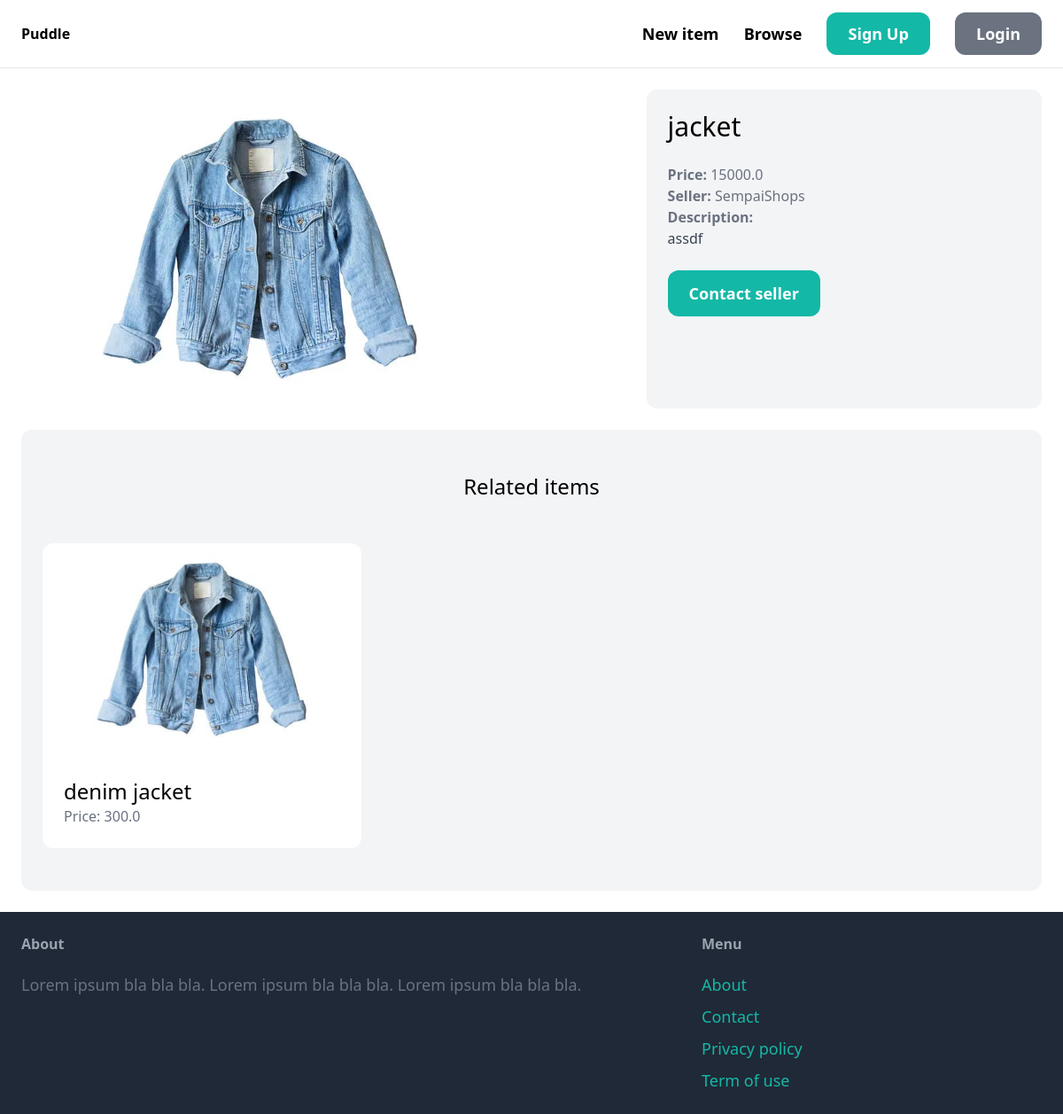
The page /items/7/ on the database its author committed.
### items/models.py (models this page shows, shortened)
class Items(models.Model):
    category = models.ForeignKey(Category, related_name='items', on_delete=models.CASCADE)
    name = models.CharField(max_length=255)
    description = models.TextField(blank=True, null=True)
    price = models.FloatField()
    image = models.ImageField(upload_to="item_images", blank=True, null=True)
    is_sold = models.BooleanField(default=False)
    created_by = models.ForeignKey(User, related_name='items', on_delete=models.CASCADE)
    created_at = models.DateTimeField(auto_now_add=True)
    class Meta:
        verbose_name_plural = "Items"

### items/views.py (the view)
# urls.py: path('<int:pk>/', views.detail, name='detail'),
def detail(request, pk):
    item = get_object_or_404(Items, pk=pk)
    related_items = Items.objects.filter(category=item.category, is_sold=False).exclude(pk=pk)[0:3]
    return render(request, 'item/detail.html', {
        'item': item,
        'related_items': related_items
    })

### items/templates/item/detail.html (shortened to what this page needs)
{% extends 'core/base.html' %}
{% block content %}
<div class="grid grid-cols-5 gap-6">
    <div class="col-span-3">
        <img src="{{ item.image.url }}" class="rounded-xl">
    </div>
    <div class="col-span-2 p-6 bg-gray-100 rounded-xl">
        <h1 class="mb-6 text-3xl">{{ item.name }}</h1>
        <p class="text-gray-500"><strong>Price: </strong>{{ item.price }}</p>
        <p class="text-gray-500"><strong>Seller: </strong>{{ item.created_by.username }}</p>
        {% if item.description %}
            <p class="text-gray-700">
                <strong class="text-gray-500">Description:</strong><br>
                {{ item.description }}
            </p>
        {% endif %}
        {% if request.user == item.created_by %}
            <div class="mt-6 p-6 bg-white rounded-xl">
                <p>This is your item!</p>
                <a href="{% url 'item:edit' item.id %}" class="inline-block mt-6 px-6 py-3 text-lg font-semibold bg-teal-500 text-white rounded-xl">Edit</a>
                <a href="{% url 'item:delete' item.id %}" class="inline-block mt-6 px-6 py-3 text-lg font-semibold bg-red-500 text-white rounded-xl">Delete</a>
            </div>
        {% else %}
            <a href="{% url 'conversation:new' item.id %}" class="inline-block mt-6 px-6 py-3 text-lg font-semibold bg-teal-500 text-white rounded-xl hover:bg-teal-700">Contact seller</a>
        {% endif %}
    </div>
</div>
<div class="mt-6 px-6 py-12 bg-gray-100 rounded-xl">
    <h2 class="mb-12 text-2xl text-center">Related items</h2>
    <div class="grid grid-cols-3 gap-3">
        {% for item in related_items %}
            <div>
                <a href="{% url 'item:detail' item.id %}">
                    <div>
                        <img src="{{ item.image.url }}" class="rounded-t-xl">
                    </div>
                    <div class="p-6 bg-white rounded-b-xl">
                        <h2 class="text-2xl">{{ item.name }}</h2>
                        <p class="text-gray-500">Price: {{ item.price }}</p>
                    </div>
                </a>
            </div>
        {% endfor %}
    </div>
</div>
{% endblock %}

### rows shown on the page
Items: image (picture), name "jacket", price "15000.0", created_by.username "SempaiShops", description "assdf"
Items: image (picture), name "denim jacket", price "300.0"
